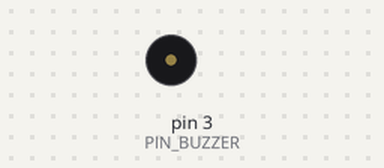
A sketch run on a simulated Arduino Uno, built with avr-gcc and run on an emulated ATmega328P. Parts: buzzer (waves = sounding).

Above: at 0.05 s.
At 4.05 s:
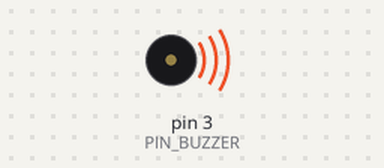
Timing chart, 0 to 4.3 s (numbered marks = the images above):
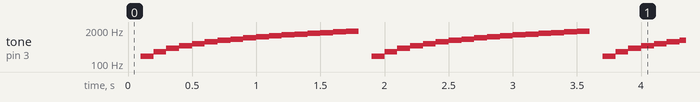

Measured:
- by itself, tone on pin 3 (PIN_BUZZER): repeats every 1.8 s: 300 Hz 0.10 s, 400 Hz 0.10 s, 500 Hz 0.10 s, 600 Hz 0.10 s, 700 Hz 0.10 s, 800 Hz 0.10 s, 900 Hz 0.10 s, 1000 Hz 0.10 s, 1100 Hz 0.10 s, 1200 Hz 0.10 s, 1300 Hz 0.10 s, 1400 Hz 0.10 s, 1500 Hz 0.10 s, 1600 Hz 0.10 s, 1700 Hz 0.10 s, 1800 Hz 0.10 s, silent 0.10 s, 200 Hz 0.10 s

The sketch:

da_buzzer.ino
```cpp
// Buzzer
// 1 Buzzer (4ohms, 8ohms)
// 1 R100 or 1 R220

const byte PIN_BUZZER = 3;

void setup () {
    pinMode (PIN_BUZZER, OUTPUT); // set pin as output
}

void loop () {
    delay (100);
    for (int i=200;i<=1800;i=i+100) { // do for each frequent starting from 200
        tone (PIN_BUZZER, i, 100); // do sound with frequent i during 100 millis
        delay(100);
        noTone(PIN_BUZZER);
    }
}
```
